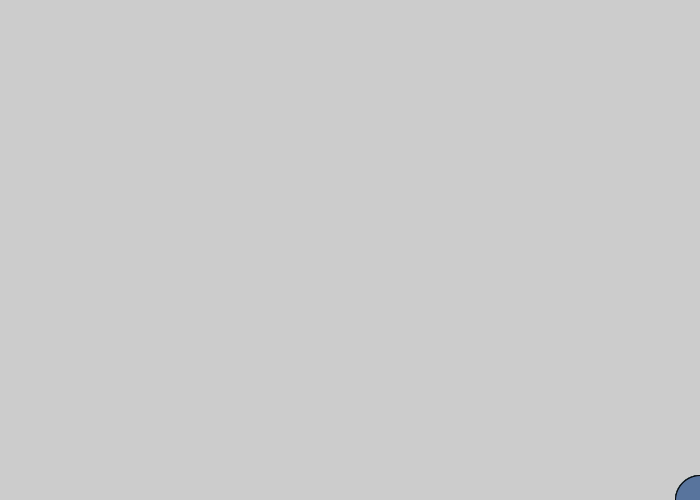
Frame 1 (no input)
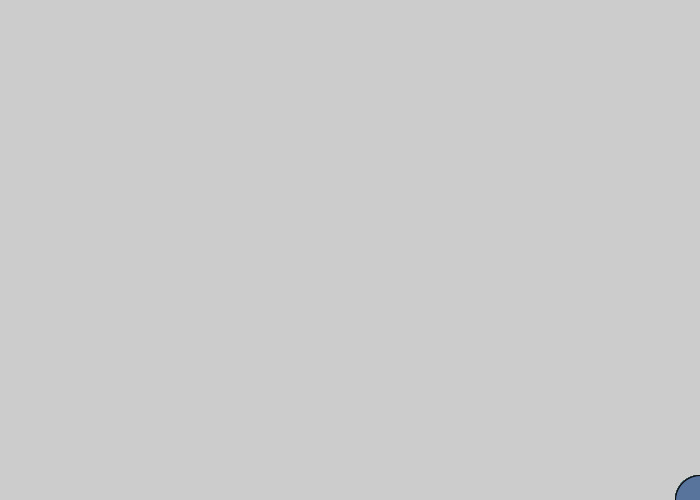
Frame 60 (the mouse pressed at the canvas centre just before this capture)
Frame 120 (the mouse held since frame 60 and released just before this capture): identical to frame 60, image omitted

The Processing sketch that drew these frames (run headless with seeded random() and noise(); from frame 60 on, the mouse is pressed at the canvas centre):

// Processing sketch: Stars
// ── Stars.pde
//Global Variables and Objects
int NumberOfStars = 5;//version of a ststic variable in pure java, final here
Ball[] stars = new Ball [NumberOfStars];//Processing reqires #, pure java allows static variable
//Ball stars;
//
int appWidth, appHeight;//final variables
int smallerDisplayDimension;//final variables
//
Boolean redo = true;
//
void setup() {
  size(700, 500);
  //fullScreen();
  //portrait, not landscape or square 
  println(width, height, displayWidth, displayHeight);
  //appWidth = width;// switch to displayWidth if using fullScreen()
  //appHeight = height;// switch to displayHeight if using fullScreen()
  //smallerDisplayDimension = (appWidth <= appHeight) ? appWidth : appHeight;
  //
  
  for (int i = 0; i < stars.length; i++) {//Read entire object array
    stars[i] = new Ball ( 50, width, height); 
  }//End For population
  
  //
  /*
  while (redo == true) { 
    for (int i = 0; i < stars.length; i++) {//Read entire object array
    //Randomly choose paranmeters
      float randomDiameter = random (smallerDisplayDimension*1/10, smallerDisplayDimension*1/5);//Consider user input
      float randomX = random (0 + randomDiameter*1/2, appWidth - randomDiameter*1/2);//No stars in net(boundry)
      float randomY = random (0 + randomDiameter*1/2, appHeight - randomDiameter*1/2); // Entire appHeight OK
      stars[i] = new Ball(randomDiameter, randomX, randomY);
      int j = i;
      //
      while (j >= 0) {
        if ( randomX - randomDiameter*1/2 > stars[j].xBall && randomX +randomDiameter*1/2 < stars[j].xBall) {
          randomX = random ( randomDiameter*1/2, appWidth - randomDiameter*1/2);
        }//End WHILE-X
        j--;
      }
      //
      stars[i] = new Ball(randomDiameter, randomX, randomY);
      //
      j = i;
      while (j >= 0) {
        if (randomY - randomDiameter*1/2 > stars[j].yBall && randomY + randomDiameter*1/2 < stars[j].yBall ) {
          randomY = random (randomDiameter*1/2, appHeight - randomDiameter*1/2);
        }//End IF
        j--;
     }//End WHILE
     stars[i] = new Ball(randomDiameter, randomX, randomY);
   }//End For population
   redo = false;
   //
   for (int i = 0; i < stars.length; i++) {
     for (int j = stars.length - 1; j > i; j--) {
       if (stars[i].xBall + stars[i].diameter < stars[j].xBall && stars[j].xBall- stars[j].diameter > stars[i].xBall) redo = true;
       if (stars[i].yBall + stars[i].diameter < stars[j].yBall && stars[j].yBall- stars[j].diameter > stars[i].yBall) redo = true;
     }
   }
 }//End WHILE
 */
  //
}//End setup()
//
void draw() {
  
  for (int i = 0; i < stars.length; i++) {//Read entire object array
   stars[i].drawStar();
  }//End For population
   
  //for (Ball ball : stars) {
    // ball.drawStar();
  //}
}//End Draw()
//
void keyPressed() {
}//End keyPressed()
//
void mousePressed() {
}//End mousePressed()
//
//End Main Driver

// ── Ball.pde
class Ball {
  //Global variables
  private int xBall, yBall, diameter, xMove, yMove, xStart, yStart, xDirection = 0, yDirection = 0; 
  private color colour, colourReset = #FFFFFF; 
  private int xSpeed, ySpeed;
  private Boolean nightMode = false, xLeftBallGoal = false, xRightBallGoal = false;
  //private int NumberOfStars = 5;//version of a ststic variable in pure java, final here
  //Ball[] stars = new Ball [NumberOfStars];//Processing reqires #, pure java allows static variable
  //
  private int appWidth, appHeight;//final variables
  private int smallerDisplayDimension;//final variables
  //
  private Boolean redo = true;
  //
  //int ballCount = 10; //knows how many instances of Ball there are
  //Not just myBall and yourBall
  //Example of a static variable, don't need an object, true sense of final global variable
  //
  //width*3/4, height*1/2, width*1/35, color(random(0, 255), random(255), random(255)), width/width, height/height
  //width*1/2, height*1/2, width*1/35, color(random(0, 255), random(255), random(255)), width/width, height/height
  private Ball (float widthParameter, float hightParameter) {
    this.xBall = int(widthParameter*1/2);
    this.yBall = int(hightParameter*1/2);
    xStart = xBall;//location when game starts 
    yStart = yBall;
    this.xLeftBallGoal = false;
    this.xRightBallGoal = false;
    diameter =  width*1/35;
    if (nightMode == false) colour = color(random(0, 255), random(255), random(255));//Hexadecimal: #1EC805
    if (nightMode == true) colour = color(random(0, 255), random(255), 0);
    this.xSpeed = int (random (1, 6));
    this.ySpeed = int (random (1, 6));
    //xDirection = 0;
    while (xDirection == 0) xDirection = int(random(-2, 2));
    //yDirection = 0;
    while (yDirection == 0) yDirection = int(random(-2, 2));
  }//End Constructor
  //
  //Star Constructor 
  //Requires modifiers
  Ball (float diameterParameter, float widthParameter, float heightParameter) {
    //THIS is not used here
    xBall = int (widthParameter);//Casting here - truncating decimals
    yBall = int (heightParameter);
    diameter = int (diameterParameter);
    colour = (nightMode == false) ? color( random(0, 255), random(255), random(255) ) : color( random(0, 255), random(255), random(0, 40));
    //appWidth = width;// switch to displayWidth if using fullScreen()
    //appHeight = height;// switch to displayHeight if using fullScreen()
    //smallerDisplayDimension = (appWidth <= appHeight) ? appWidth : appHeight;
  }//Constructor 
  //

  public void star() {
    /*
    while (redo == true) { 
      for (int i = 0; i < stars.length; i++) {//Read entire object array
        //Randomly choose paranmeters
        float randomDiameter = random (smallerDisplayDimension*1/10, smallerDisplayDimension*1/5);//Consider user input
        float randomX = random (0 + randomDiameter*1/2, appWidth - randomDiameter*1/2);//No stars in net(boundry)
        float randomY = random (0 + randomDiameter*1/2, appHeight - randomDiameter*1/2); // Entire appHeight OK
        stars[i] = new Ball(randomDiameter, randomX, randomY);
        int j = i;
        //
        while (j >= 0) {
          if ( randomX - randomDiameter*1/2 > stars[j].xBall && randomX +randomDiameter*1/2 < stars[j].xBall) {
            randomX = random ( randomDiameter*1/2, appWidth - randomDiameter*1/2);
          }//End WHILE-X
          j--;
        }
        //
        stars[i] = new Ball(randomDiameter, randomX, randomY);
        //
        j = i;
        while (j >= 0) {
          if (randomY - randomDiameter*1/2 > stars[j].yBall && randomY + randomDiameter*1/2 < stars[j].yBall ) {
            randomY = random (randomDiameter*1/2, appHeight - randomDiameter*1/2);
          }//End IF
          j--;
        }//End WHILE
        stars[i] = new Ball(randomDiameter, randomX, randomY);
      }//End For population
      redo = false;
      //
      for (int i = 0; i < stars.length; i++) {
        for (int j = stars.length - 1; j > i; j--) {
          if (stars[i].xBall + stars[i].diameter < stars[j].xBall && stars[j].xBall- stars[j].diameter > stars[i].xBall) redo = true;
          if (stars[i].yBall + stars[i].diameter < stars[j].yBall && stars[j].yBall- stars[j].diameter > stars[i].yBall) redo = true;
         }
       }
     }//End WHILE
     */
    
    xBall += xMove * xDirection;
    yBall += yMove * yDirection;
    //
    if (xBall < 0 || xBall > width) {
      xDirection *= - width/width;
      xMove += width/100;
    }
    if (yBall < 0 || yBall > height) {
      yDirection *= - height/height;
      yMove += height/50;
    }
    
  }//End Star

  //
  public void drawBall() {
    balldraw();
  }
  public void drawStar() {
    balldraw();
    star();
  }
  public void balldraw() {
    fill(colour);
    ellipse(xBall, yBall, diameter, diameter);
    fill(colourReset);
    //
    //ballScore();
    //move();
    //bounceBall();
    //bounceOffPaddle();
  }//End draw
  //
  //
  private void move() {
    xBall += xSpeed;
    yBall += ySpeed;
  }//End move
  //
  private void bounceBall() { //Not A Bounce Off Paddles
    if (xBall - diameter*1/2 < width*0 || xBall + diameter*1/2 > width) xSpeed *= -1;
    if (yBall - diameter*1/2 < height*0 || yBall + diameter*1/2 > height) ySpeed *= -1;
  }//End Bounce
  //
  private void ballScore() {
    //Intro to empty IF
    //Ball knows where NET is 
    if ( xBall < (width*0) + diameter || xBall > width - diameter ) { //Net detection
      if ( xBall < (width*0) + diameter) {
        xLeftBallGoal = true;
        xBall = width*1/2;
        yBall = height*1/2;
      }//Goal for left player
      if ( xBall > width - diameter) {
        xRightBallGoal = true;
        xBall = width*1/2;
        yBall = height*1/2;
      }//Goal for right player
    }//End Net detection 
    if (xLeftBallGoal == true || xRightBallGoal == true) {
      move();
      bounceBall();
      //ballScore();
    } else {
      //xMove = xSpeed*xDirection;
      //yMove = ySpeed*yDirection;
      //xBall += xMove;
      //yBall += yMove;
      move();
      bounceBall();
      //ballScore();
    }
    //
  }//End ballScore
  //Getters and setters
  int xBallGetter() {
    return xBall;
  }//End ballXGetter
  int yBallGetter() {
    return yBall;
  }//End ballYGetter
  Boolean leftBallGoalGetter() {
    return xLeftBallGoal;
  }
  Boolean rightBallGoalGetter() {
    return xRightBallGoal;
  }
  void xDirectionSetter( int xPaddleLeft, int yPaddleLeft, int xPaddleRight, int yPaddleRight, int paddleHeight, int paddleWidth) {
    //println( xPaddleLeft, yPaddleLeft, xPaddleRight, yPaddleRight, paddleHeight, paddleWidth);
    //if (xBall <= width*1/4) if (yBall >= xPaddleLeft && yBall <= yPaddleLeft+ paddleHeight) if (xBall <= xPaddleLeft + paddleWidth + diameter) xSpeed *= (-1);
    if ( xBall < xPaddleLeft + paddleWidth + (diameter*1/2) && yBall > yPaddleLeft && yBall < yPaddleLeft+paddleHeight ) xSpeed *= -1;
    if ( xBall >= xPaddleRight && yBall > yPaddleRight && yBall < yPaddleRight+paddleHeight ) xSpeed *=-1;
    //if (xBall >= width*3/4) if (yBall >= yPaddleRight && yBall <= yPaddleRight + paddleHeight) if (xBall >= xPaddleRight - diameter) xSpeed *= (-1);
  }
  //
  /*
  void scoreSetter(int scoreLeft, int scoreRight) {
   if (scoreLeft == 5 || scoreRight == 5) {
   if (scoreRight == 5) {
   background(colour);
   paddles.paddleMoveReset();
   xSpeed = 0;
   ySpeed = 0;
   textAlign(CENTER);
   textSize(width*1/30);
   fill(#FF9558);
   text("WINNER", width/2, width*1/5);
   fill(#FF9558);
   text("LEFT PLAYER WINS!", width/2, width*1/4);
   scoreLeft = 0;
   }
   if (scoreLeft == 5) {
   background(colour);
   paddles.paddleMoveReset();
   xSpeed = 0;
   ySpeed = 0;
   textAlign(CENTER);
   textSize(width*1/30);
   fill(#FF9558);
   text("WINNER", width/2, width*1/5);
   fill(#FF9558);
   text("RIGHT PLAYER WINS!", width/2, width*1/4);
   scoreRight = 0;
   }
   }
   }
   */
}//End Ball
